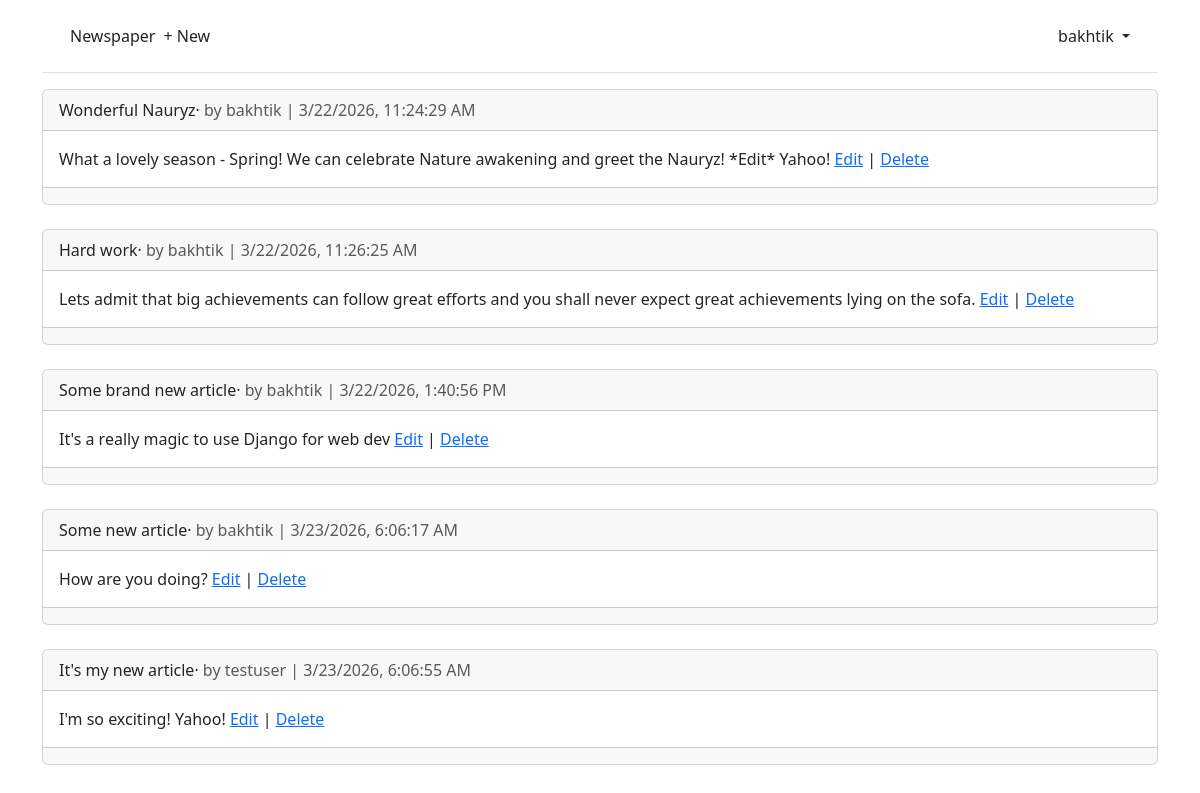
The page /articles/ (signed in) on the database as committed earlier.
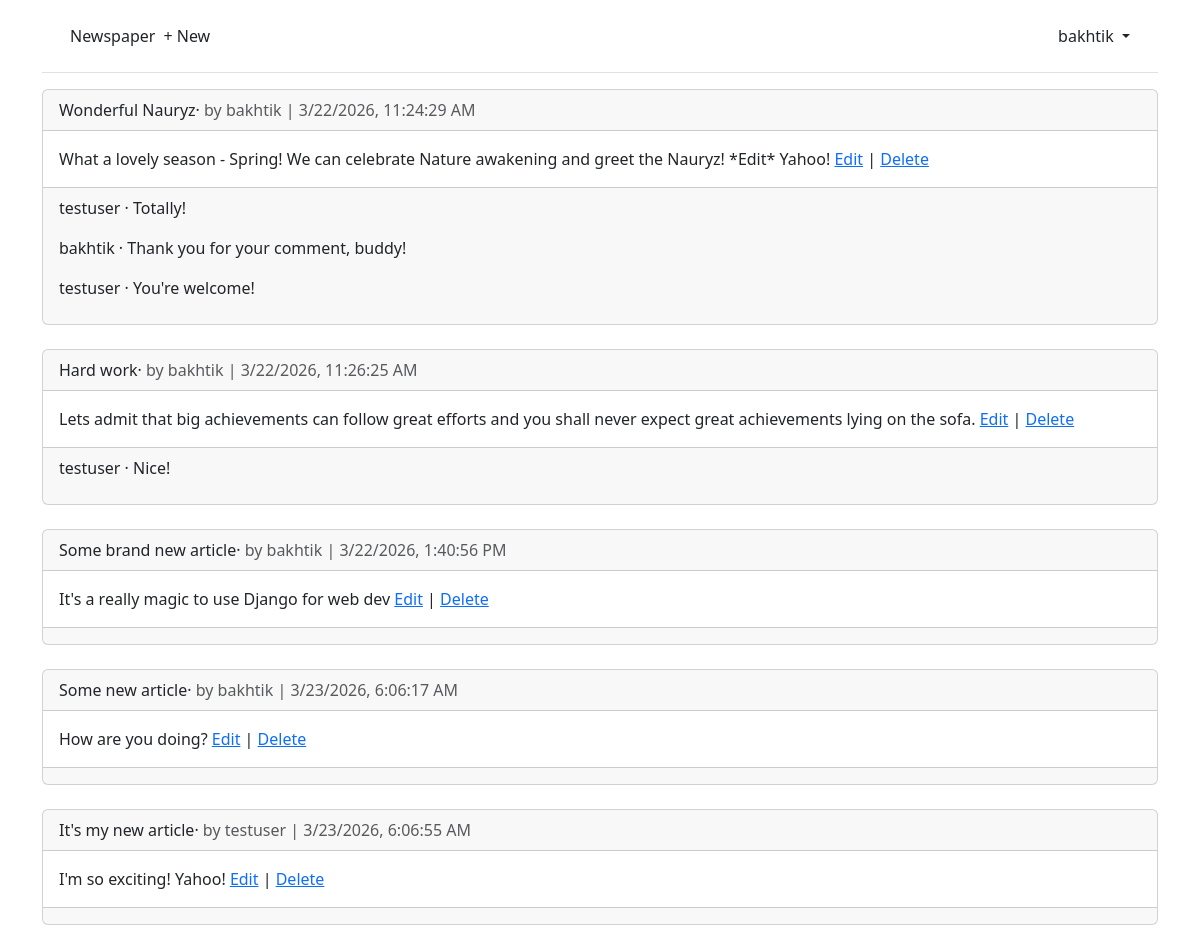
The same page on the database as committed later.
### accounts/models.py (models this page shows)
class CustomUser(AbstractUser):
    age = models.PositiveIntegerField(null=True, blank=True)

### articles/models.py (models this page shows, shortened)
class Article(models.Model):
    title = models.CharField(max_length=255)
    body = models.TextField()
    date = models.DateTimeField(auto_now_add=True)
    author = models.ForeignKey(
        settings.AUTH_USER_MODEL,
        on_delete=models.CASCADE,
    )

class Comment(models.Model):
    article = models.ForeignKey(Article, on_delete=models.CASCADE)
    comment = models.CharField(max_length=140)
    author = models.ForeignKey(
        settings.AUTH_USER_MODEL,
        on_delete=models.CASCADE,
    )
    def __str__(self):
        return self.comment

### articles/views.py (the view)
# urls.py: path("", ArticleListView.as_view(), name="article_list"),
class ArticleListView(LoginRequiredMixin, ListView):
    model = Article
    template_name = "article_list.html"

### templates/article_list.html (shortened to what this page needs)
{% extends "base.html" %}
{% block content %}
{% for article in article_list %}
  <div class="card">
    <div class="card-header">
      <span class="font-weight-bold">{{ article.title }}</span>&middot;
      <span class="text-muted">
        by {{ article.author }} |
        <span class="local-date" data-utc="{{ article.date|date:'c' }}"></span>
      </span>
    </div>
    <div class="card-body">
      {{ article.body }}
      <a href="{% url 'article_edit' article.pk %}">Edit</a> |
      <a href="{% url 'article_delete' article.pk %}">Delete</a>
    </div>
    <div class="card-footer">
      {% for comment in article.comment_set.all %}
        <p>
          <span class="font-weight-bold">
            {{ comment.author }} &middot;
          </span>
          {{ comment }}
        </p>
      {% endfor %}
    </div>
  </div>
  <br />
{% endfor %}
{% endblock content %}

### templates/base.html (shortened to what this page needs)
<!DOCTYPE html>
<html>
  <head>
    <link href="https://cdn.jsdelivr.net/npm/bootstrap@5.3.8/dist/css/bootstrap.min.css" rel="stylesheet">
  </head>
  <body>
    <div class="container">
      <header class="p-3 mb-3 border-bottom">
        <div class="container">
          <div class="d-flex flex-wrap align-items-center justify-content-center justify-content-lg-start">
            <a class="navbar-brand" href="{% url 'home' %}">Newspaper</a>
            <ul class="nav col-12 col-lg-auto me-lg-auto mb-2 justify-content-center mb-md-0">
            {% if user.is_authenticated %}
            <li><a href="{% url 'article_new' %}" class="nav-link px-2 link-dark">+ New</a></li>
            {% endif %}
            </ul>
            {% if user.is_authenticated %}
            <div class="dropdown text-end">
              <a href="#" class="d-block link-dark text-decoration-none dropdown-toggle" id="dropdownUser1" data-bs-toggle="dropdown" aria-expanded="false">
                {{ user.username }}
              </a>
            </div>
            {% else %}
            <div class="text-end">
              <a href="{% url 'login' %}" class="btn btn-outline-primary me-2">Log In</a>
              <a href="{% url 'signup' %}" class="btn btn-primary">Sign Up</a>
            </div>
            {% endif %}
          </div>
        </div>
      </header>
      <main>
        {% block content %}
        {% endblock content %}
      </main>
    </div>
  </body>
</html>

Rows that differ between the two databases and show on the page:
added Comment: author "testuser", comment "Totally!", shown under Article "Wonderful Nauryz"
added Comment: author "bakhtik", comment "Thank you for your comment, buddy!", shown under Article "Wonderful Nauryz"
added Comment: author "testuser", comment "You're welcome!", shown under Article "Wonderful Nauryz"
added Comment: author "testuser", comment "Nice!", shown under Article "Hard work"
